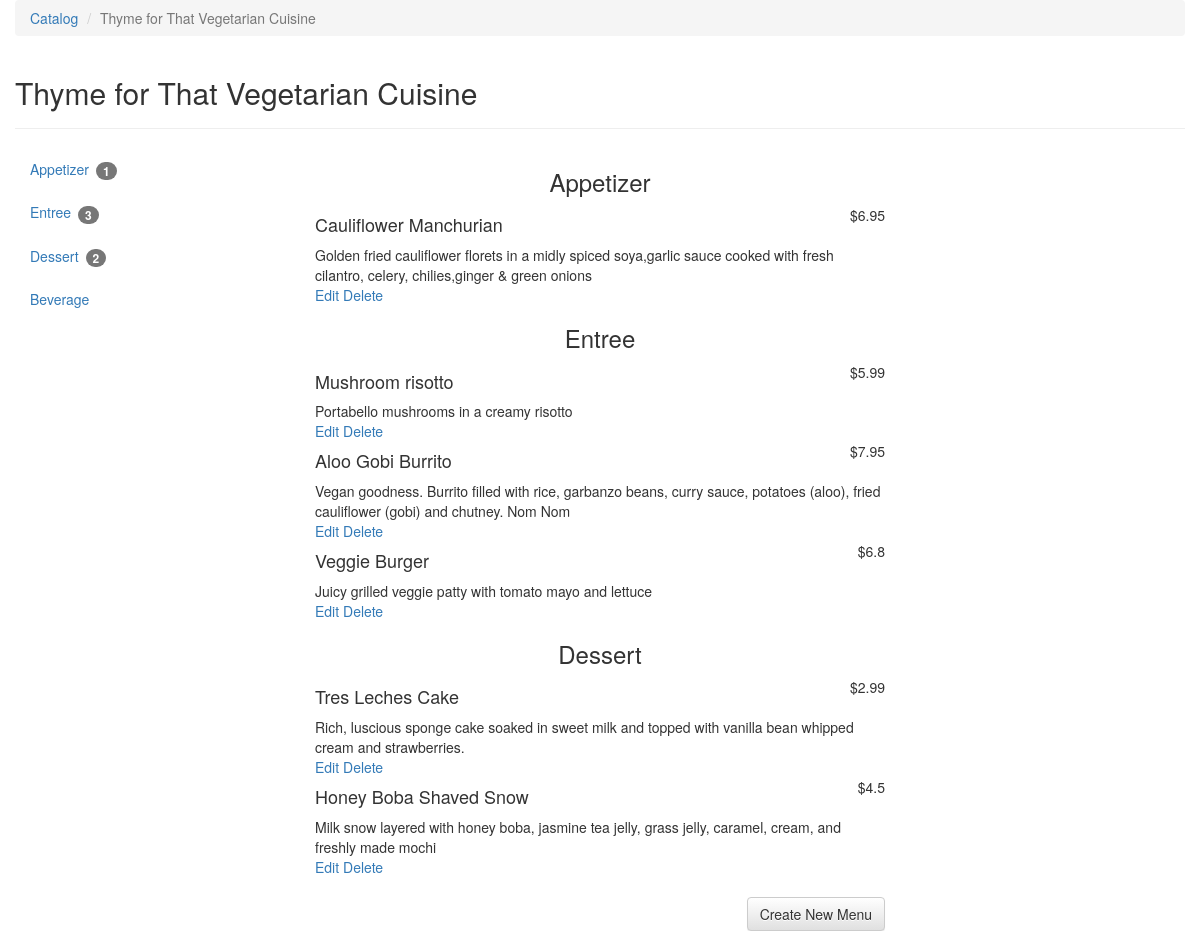
Page /restaurants/4/menu/ on the committed database.
### project/database_setup.py (models this page shows, shortened)
class Restaurant(Base):
    __tablename__ = 'restaurant'
    id = Column(Integer, primary_key=True)
    name = Column(String(250), nullable=False)

class MenuItem(Base):
    __tablename__ = 'menu_item'
    name = Column(String(80), nullable=False)
    id = Column(Integer, primary_key=True)
    description = Column(String(250))
    price = Column(Float)
    course = Column(String(250))
    restaurant_id = Column(Integer, ForeignKey('restaurant.id'))
    restaurant = relationship(Restaurant)

### project/project.py (the view)
@app.route('/restaurants/<int:restaurant_id>/')
@app.route('/restaurants/<int:restaurant_id>/menu/')
def restaurantMenu(restaurant_id):
    try:
        restaurant = session.query(Restaurant).filter_by(id=restaurant_id).one()
        menuItemsQuery = session.query(MenuItem).filter_by(restaurant_id=restaurant_id).order_by(MenuItem.course.asc()).all()
        menuItems = dict()
        for m in menuItemsQuery:
            l = menuItems.get(m.course, list())
            l.append(m)
            menuItems[m.course] = l
        return render_template('restaurantMenu.html', restaurant=restaurant, menuItems=menuItems)
    except exc.NoResultFound:
        return redirect(url_for('mainPage'))

### project/templates/restaurantMenu.html (shortened to what this page needs)
{% extends "base.html" %}
{% block content %}
<ol class="breadcrumb">
  <li><a href="{{url_for('mainPage')}}">Catalog</a></li>
  <li class="active">{{restaurant.name}}</li>
</ol>
<div class="page-header">
	<h2> {{restaurant.name}} </h2>
</div>
<div class="row">
	<div class="col-md-3 hidden-sm hidden-xs">
		<ul class="nav nav-pills nav-stacked" role="tablist">
  			<li role="presentation">
  				<a href="#appetizer">Appetizer
  					{% if menuItems.get('Appetizer') and menuItems.get('Appetizer')|length > 0 %}
  						<span class="badge">{{menuItems.get('Appetizer')|length}}</span>
  					{% endif %}
  				</a>
			</li>
  			<li role="presentation">
  				<a href="#entree">Entree
  					{% if menuItems.get('Entree') and menuItems.get('Entree')|length > 0 %}
  						<span class="badge">{{menuItems.get('Entree')|length}}</span>
  					{% endif %}
  				</a>
			</li>
  			<li role="presentation">
  				<a href="#dessert">Dessert
  					{% if menuItems.get('Dessert') and menuItems.get('Dessert')|length > 0 %}
  						<span class="badge">{{menuItems.get('Dessert')|length}}</span>
  					{% endif %}
  				</a>
			</li>
  			<li role="presentation">
  				<a href="#beverage">Beverage
  				</a>
			</li>
		</ul>
	</div>
	<div class="col-md-6">
		{% if menuItems.get("Appetizer") %}
			<h3 id="appetizer" class="text-center">Appetizer</h3>
			{% for menu in menuItems.get('Appetizer') %}
				<div class="row">
					<div class="col-md-9"><h4>{{menu.name}}</h4></div>
					<div class="col-md-3 text-right">&#36;{{menu.price}}</div>
					<div class="col-md-12">
						{{menu.description}} <br>
						<a href="{{url_for('restaurantMenuItemEdit', restaurant_id=restaurant.id, menu_id=menu.id)}}">Edit</a>
						<a href="{{url_for('restaurantMenuItemDelete', restaurant_id=restaurant.id, menu_id=menu.id)}}">Delete</a>
					</div>
				</div>
			{% endfor %}
		{% endif %}
		{% if menuItems.get('Entree') %}
			<h3 id="entree" class="text-center">Entree</h3>
			{% for menu in menuItems.get('Entree') %}
				<div class="row">
					<div class="col-md-9"><h4>{{menu.name}}</h4></div>
					<div class="col-md-3 text-right">&#36;{{menu.price}}</div>
					<div class="col-md-12">
						{{menu.description}} <br>
						<a href="{{url_for('restaurantMenuItemEdit', restaurant_id=restaurant.id, menu_id=menu.id)}}">Edit</a>
						<a href="{{url_for('restaurantMenuItemDelete', restaurant_id=restaurant.id, menu_id=menu.id)}}">Delete</a>
					</div>
				</div>
			{% endfor %}
		{% endif %}
		{% if menuItems.get('Dessert') %}
			<h3 id="dessert" class="text-center">Dessert</h3>
			{% for menu in menuItems.get('Dessert') %}
				<div class="row">
					<div class="col-md-9"><h4>{{menu.name}}</h4></div>
					<div class="col-md-3 text-right">&#36;{{menu.price}}</div>
					<div class="col-md-12">
						{{menu.description}} <br>
						<a href="{{url_for('restaurantMenuItemEdit', restaurant_id=restaurant.id, menu_id=menu.id)}}">Edit</a>
						<a href="{{url_for('restaurantMenuItemDelete', restaurant_id=restaurant.id, menu_id=menu.id)}}">Delete</a>
					</div>
				</div>
			{% endfor %}
		{% endif %}
		<br>
		<div class="text-right">
			<a href="{{url_for('restaurantMenuItemNew', restaurant_id=restaurant.id)}}" class="btn btn-default">Create New Menu</a>
		</div>
	</div>
	<div class="col-md-3 hidden-sm hidden-xs">
	</div>
</div>
{% endblock %}

### rows in the picture
Restaurant: name "Thyme for That Vegetarian Cuisine"
MenuItem: name "Cauliflower Manchurian", price "6.95", description "Golden fried cauliflower florets in a midly spiced soya,garlic sauce cooked with fresh cilantro, celery, chilies,ginger & green onions"
MenuItem: name "Mushroom risotto", price "5.99", description "Portabello mushrooms in a creamy risotto"
MenuItem: name "Aloo Gobi Burrito", price "7.95", description "Vegan goodness. Burrito filled with rice, garbanzo beans, curry sauce, potatoes (aloo), fried cauliflower (gobi) and chutney. Nom Nom"
MenuItem: name "Veggie Burger", price "6.8", description "Juicy grilled veggie patty with tomato mayo and lettuce"
MenuItem: name "Tres Leches Cake", price "2.99", description "Rich, luscious sponge cake soaked in sweet milk and topped with vanilla bean whipped cream and strawberries."
MenuItem: name "Honey Boba Shaved Snow", price "4.5", description "Milk snow layered with honey boba, jasmine tea jelly, grass jelly, caramel, cream, and freshly made mochi"

### other values in the picture
{{ menuItems.get('Appetizer')|length }} "1"
{{ menuItems.get('Entree')|length }} "3"
{{ menuItems.get('Dessert')|length }} "2"
